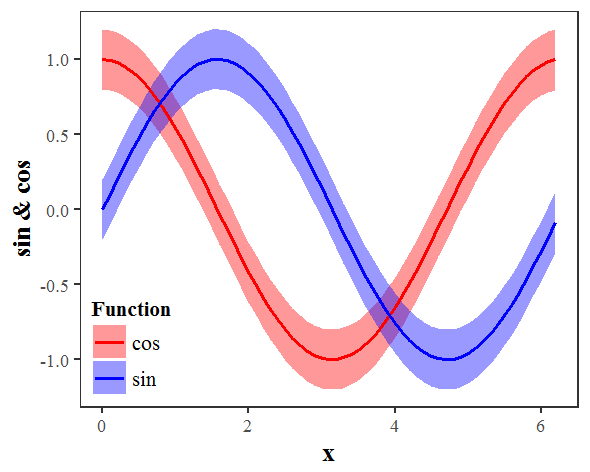

This chart was generated by the following R code:
###############################################################################
# ggplot2: draw confidence bands and set color manually
###############################################################################

# install.packages("ggplot2")
library(ggplot2)

# =============================================================================
# Create fake data
# =============================================================================
# Note that this is fake data,
# this is not the way to statistically compute confidence intervals.
x <- seq(from = 0, to = 2*pi, by = 0.1)
my.data <- data.frame(x        = rep(x,2),
                      sin.cos  = c(sin(x),cos(x)),
                      lowerCI  = c(sin(x),cos(x)) - 0.2,
                      upperCI  = c(sin(x),cos(x)) + 0.2,
                      Function = rep(c("sin","cos"), each = 63))

# =============================================================================
# Plot
# =============================================================================
my_plot <- 
  ggplot(my.data, 
         aes(x = x, 
             y = sin.cos)) +
  # plot CI-s as a ribbon arround each line
  geom_ribbon(aes(ymin = lowerCI, 
                  ymax = upperCI, 
                  fill = Function), 
              alpha = 0.4) +
  # set manually the fill color for ribbons
  scale_fill_manual(name = 'Function',
                    breaks = c('cos', 'sin'),
                    values = c('cos' = 'red',
                               'sin' = 'blue')) +
  # add the lines on top of CI ribbons
  geom_line(aes(color = Function), 
            lwd = .8, 
            linetype = 'solid') +
  # set manually the color of the lines
  scale_color_manual(name = 'Function',
                     breaks = c('cos', 'sin'),
                     values = c('cos' = 'red',
                                'sin' = 'blue')) +
  # NOTE: to set the order in legend as desired one needs to mention that in breaks=c()
  # set axis labels
  labs(x = "x", 
       y = "sin & cos") +
  # theme without the default gray ggplot2 backgound
  theme_bw() +
  # adjust some theme components
  theme(panel.grid = element_blank(), # eliminate default grids
        # set font family for all text within the plot ("serif" should work as "Times New Roman")
        # note that this can be overridden with other adjustment functions below
        text = element_text(family = "serif"),
        # adjust text in X-axis title
        axis.title.x = element_text(size = 12, face = "bold"),
        # adjust text in Y-axis title
        axis.title.y = element_text(size = 12, face = "bold"),
        # adjust legend title appearance
        legend.title = element_text(size = 10, face = "bold"),
        # adjust legend label appearance
        legend.text = element_text(size = 10),
        # don't draw legend box (check element_rect() for borders and backgrounds)
        legend.background = element_blank(),
        # Put lower-left corner of legend box in lower-left corner of graph
        # Note that the numeric position in legend.position below is relative to the entire area, 
        # including titles and labels, not just the plotting area
        legend.justification = c(0,0),
        legend.position = c(0,0))

# Save as png
ggsave(filename = "gallery/colored_confidence_bands.png",
       plot = my_plot, 
       width = 10, height = 8, units = "cm", dpi = 75)
# Save as pdf
ggsave(filename = "gallery/colored_confidence_bands.pdf",
       plot = my_plot, 
       width = 10, height = 8, units = "cm")